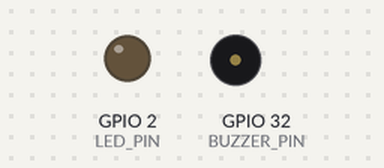
The sketch below on a simulated ESP32. Shown: output pins drawn as LEDs (lit = HIGH), buzzer (waves = sounding, pin HIGH). WiFi joins after 1.5 s; servers stay silent unless stated; uploads are accepted with an empty reply; the camera gives no picture; what the sketch prints to the serial monitor is not drawn.

Above: at 3.5 s.
At 5.33 s:
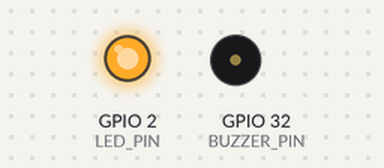
Timing chart, 0 to 8.0 s (numbered marks = the images above):
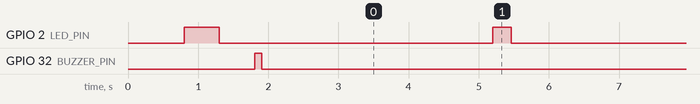

Measured:
- by itself, GPIO 2 (LED_PIN): repeats every 5.3 s: HIGH 0.26 s, LOW 5.0 s

The sketch:

A3_SLOTPARKIR.ino
```cpp
#include <WiFi.h>
#include <HTTPClient.h>
#include "esp_camera.h"
#include "Base64.h"
#include <ArduinoJson.h>

// 1. GANTI INI KALAU BERUBAH
const char* ssid = "STARLINK TECNO";
const char* password = "123456789";
const char* serverUrl = "http://10.210.63.171:8000/api/slot-image";
const char* heartbeatUrl = "http://10.210.63.171:8000/api/device/heartbeat";
const char* area_name = "lantai1";

// 2. PIN KAMERA ESP32 WROVER DEV
#define PWDN_GPIO_NUM    -1
#define RESET_GPIO_NUM   -1
#define XCLK_GPIO_NUM    21
#define SIOD_GPIO_NUM    26
#define SIOC_GPIO_NUM    27
#define Y9_GPIO_NUM      35
#define Y8_GPIO_NUM      34
#define Y7_GPIO_NUM      39
#define Y6_GPIO_NUM      36
#define Y5_GPIO_NUM      19
#define Y4_GPIO_NUM      18
#define Y3_GPIO_NUM      5
#define Y2_GPIO_NUM      4
#define VSYNC_GPIO_NUM   25
#define HREF_GPIO_NUM    23
#define PCLK_GPIO_NUM    22

#define LED_PIN 2
#define BUZZER_PIN 32

unsigned long lastCapture = 0;
const long interval = 5000; // 5 detik
unsigned long lastHeartbeat = 0;

void setup() {
  Serial.begin(115200);
  pinMode(LED_PIN, OUTPUT);
  pinMode(BUZZER_PIN, OUTPUT);
  digitalWrite(LED_PIN, LOW);
  digitalWrite(BUZZER_PIN, LOW);

  // Init Kamera
  camera_config_t config;
  config.ledc_channel = LEDC_CHANNEL_0;
  config.ledc_timer = LEDC_TIMER_0;
  config.pin_d0 = Y2_GPIO_NUM;
  config.pin_d1 = Y3_GPIO_NUM;
  config.pin_d2 = Y4_GPIO_NUM;
  config.pin_d3 = Y5_GPIO_NUM;
  config.pin_d4 = Y6_GPIO_NUM;
  config.pin_d5 = Y7_GPIO_NUM;
  config.pin_d6 = Y8_GPIO_NUM;
  config.pin_d7 = Y9_GPIO_NUM;
  config.pin_xclk = XCLK_GPIO_NUM;
  config.pin_pclk = PCLK_GPIO_NUM;
  config.pin_vsync = VSYNC_GPIO_NUM;
  config.pin_href = HREF_GPIO_NUM;
  config.pin_sscb_sda = SIOD_GPIO_NUM;
  config.pin_sscb_scl = SIOC_GPIO_NUM;
  config.pin_pwdn = PWDN_GPIO_NUM;
  config.pin_reset = RESET_GPIO_NUM;
  config.xclk_freq_hz = 20000000;
  config.pixel_format = PIXFORMAT_JPEG;

  if(psramFound()){
    config.frame_size = FRAMESIZE_UXGA;
    config.jpeg_quality = 10;
    config.fb_count = 1;
  } else {
    config.frame_size = FRAMESIZE_SVGA;
    config.jpeg_quality = 12;
    config.fb_count = 1;
  }

  esp_err_t err = esp_camera_init(&config);
  if (err != ESP_OK) {
    Serial.printf("Camera init failed: 0x%x", err);
    blinkError();
    return;
  }

  sensor_t * s = esp_camera_sensor_get();
  s->set_vflip(s, 1);   // 1 = Membalik gambar secara vertikal (atas-bawah)
  s->set_hmirror(s, 0); // 1 = Membalik cermin horizontal (kiri-kanan)

  s->set_brightness(s, 1);     // Naikkan kecerahan (opsi: -2 sampai 2)
  s->set_contrast(s, 1);       // Naikkan kontras agar objek tidak pudar
  s->set_exposure_ctrl(s, 1);  // Aktifkan Auto Exposure (otomatis atur cahaya)
  s->set_aec2(s, 1);           // Aktifkan Advanced Auto Exposure
  s->set_ae_level(s, 2);       // Tarik level pencahayaan ke maksimal (opsi: -2 sampai 2)
  s->set_gain_ctrl(s, 1);      // Aktifkan Auto Gain (Sensitivitas cahaya sensor)
  s->set_agc_gain(s, 30);      // Maksimalkan Gain (opsi: 0 - 30) khusus ruang gelap
  s->set_bpc(s, 1);            // Aktifkan koreksi piksel hitam (mengurangi noise/bintik)
  s->set_wpc(s, 1);            // Aktifkan koreksi piksel putih

  // Konek WiFi
  WiFi.begin(ssid, password);
  Serial.print("Connecting WiFi");
  while (WiFi.status() != WL_CONNECTED) {
    delay(500);
    Serial.print(".");
    digitalWrite(LED_PIN, !digitalRead(LED_PIN));
  }
  digitalWrite(LED_PIN, LOW);
  Serial.println("\nWiFi connected. IP: " + WiFi.localIP().toString());
  beepOK(); // Beep 1x pas boot sukses
}

void loop() {
  if(WiFi.status() != WL_CONNECTED){
    Serial.println("WiFi lost. Reconnecting...");
    WiFi.reconnect();
    delay(5000);
    return;
  }

  if (millis() - lastHeartbeat > 5000) {
    sendHeartbeat();
    lastHeartbeat = millis();
  }

  if (millis() - lastCapture > interval) {
    sendImageToServer();
    lastCapture = millis();
  }
}

void sendHeartbeat() {
  if (WiFi.status() == WL_CONNECTED) {
    HTTPClient http;
    http.begin(heartbeatUrl);
    http.setTimeout(3000);
    int httpCode = http.POST("");
    if (httpCode > 0) {
      Serial.println("Heartbeat: " + String(httpCode));
    }
    http.end();
  }
}

void sendImageToServer() {
  digitalWrite(LED_PIN, HIGH);

  camera_fb_t * fb = esp_camera_fb_get();
  if (!fb) {
    Serial.println("Camera capture failed");
    blinkError();
    digitalWrite(LED_PIN, LOW);
    return;
  }

  Serial.printf("Foto diambil. Size: %d bytes\n", fb->len);
  String imageBase64 = base64::encode(fb->buf, fb->len);
  esp_camera_fb_return(fb);

  HTTPClient http;
  http.begin(serverUrl);
  http.addHeader("Content-Type", "application/json");
  http.setTimeout(15000);

  String httpRequestData = "{\"image\":\"" + imageBase64 + "\",\"area_name\":\"" + area_name + "\"}";
  int httpResponseCode = http.POST(httpRequestData);

  if (httpResponseCode > 0) {
    String response = http.getString();
    Serial.print("HTTP Response: ");
    Serial.println(httpResponseCode);
    Serial.println(response);

    // CEK RESPONSE DARI SERVER
    DynamicJsonDocument doc(1024);
    deserializeJson(doc, response);

    String status = doc["status"]; // "ok", "wrong_slot", "mismatch"

    if(status == "wrong_slot" || status == "mismatch"){
      Serial.println("SALAH PARKIR! ALARM!");
      beepSalahParkir(); // BUNYI TUTUTUTUTUTUTUTTTTTT
    }

  } else {
    Serial.print("Error kirim POST: ");
    Serial.println(httpResponseCode);
    blinkError();
  }

  http.end();
  digitalWrite(LED_PIN, LOW);
}

// BUZZER SALAH PARKIR: tutututututututtttt
void beepSalahParkir(){
  for(int i=0; i<10; i++){ // tututututu 10x cepet
    digitalWrite(BUZZER_PIN, HIGH);
    delay(80);
    digitalWrite(BUZZER_PIN, LOW);
    delay(80);
  }
  digitalWrite(BUZZER_PIN, HIGH); // tututtttt panjang
  delay(1000);
  digitalWrite(BUZZER_PIN, LOW);
}

void beepOK(){
  digitalWrite(BUZZER_PIN, HIGH);
  delay(100);
  digitalWrite(BUZZER_PIN, LOW);
}

void blinkError() {
  for(int i=0; i<6; i++){
    digitalWrite(LED_PIN, HIGH);
    digitalWrite(BUZZER_PIN, HIGH);
    delay(100);
    digitalWrite(LED_PIN, LOW);
    digitalWrite(BUZZER_PIN, LOW);
    delay(100);
  }
}
```
